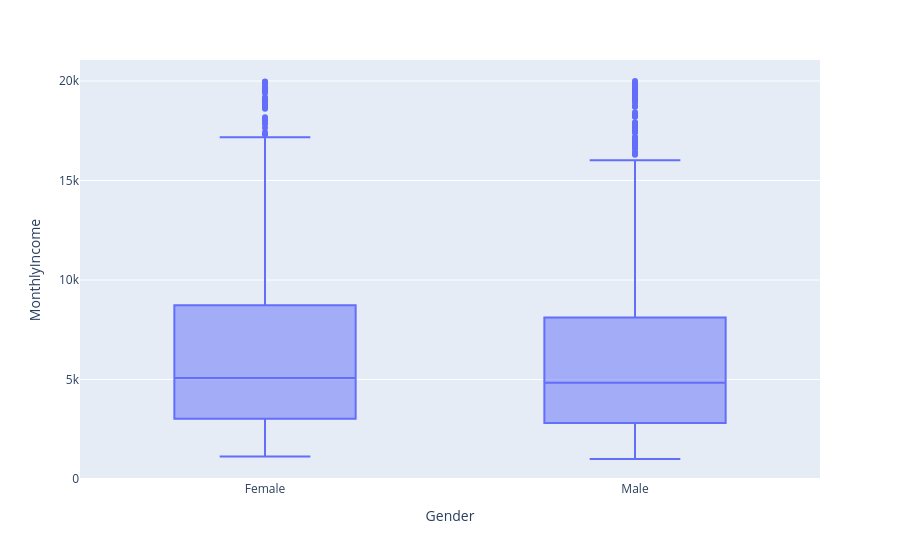

Notebook code for this chart:
### Markdown cell above
## Monthly Income
Let's investigate the employees monthly income.

11. As regards the income, is there equality between men and women?

### Code cell
print(df.columns)

fig = px.box(df, x = "Gender", y = "MonthlyIncome")
fig.show()

### Figure 1 — Plotly figure (JSON) as saved in the notebook; plotly's stock layout.template omitted (floating-point values rounded to 4 significant figures; data arrays with more than 128 entries replaced by an {"elided": "..."} marker saying what was removed)
{"data": [{"alignmentgroup": "True", "hovertemplate": "Gender=%{x}<br>MonthlyIncome=%{y}<extra></extra>", "legendgroup": "", "marker": {"color": "#636efa"}, "name": "", "notched": false, "offsetgroup": "", "orientation": "v", "showlegend": false, "type": "box", "x": {"elided": "1470 str values"}, "x0": " ", "xaxis": "x", "y": {"elided": "1470 int values"}, "y0": " ", "yaxis": "y"}], "layout": {"boxmode": "group", "legend": {"tracegroupgap": 0}, "margin": {"t": 60}, "xaxis": {"anchor": "y", "domain": [0, 1], "title": {"text": "Gender"}}, "yaxis": {"anchor": "x", "domain": [0, 1], "title": {"text": "MonthlyIncome"}}}}
